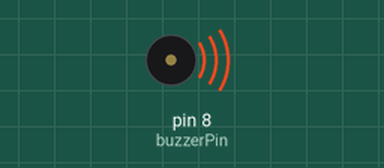
Bench run of a sketch on a simulated Arduino Uno, built with avr-gcc and run on an emulated ATmega328P. Parts: buzzer (waves = sounding).

Above: at 0.5 s.
At 7.5 s:
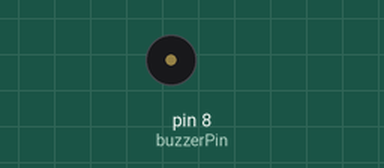
Timing chart, 0 to 10.4 s (numbered marks = the images above):
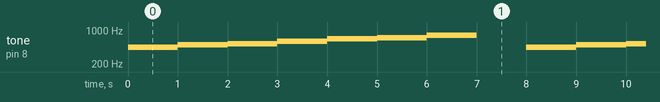

Measured:
- by itself, tone on pin 8 (buzzerPin): repeats every 8.0 s: 494 Hz 1.0 s, 523 Hz 1.0 s, 587 Hz 1.0 s, 659 Hz 1.0 s, 698 Hz 1.0 s, 784 Hz 1.0 s, silent 1.0 s, 440 Hz 1.0 s

The sketch:

ActiveBuzzer.ino
```cpp
// int buzzerPin = 8;
// int buttonPin = 7;

// void setup() {
//   pinMode(buzzerPin, OUTPUT);
//   pinMode(buttonPin, INPUT_PULLUP);
// }

// void loop() {
//   int buttonState = digitalRead(buttonPin);

//   if (buttonState == LOW) {
//     digitalWrite(buzzerPin, HIGH);
//   }

//   if (buttonState == HIGH) {
//     digitalWrite(buzzerPin, LOW);
//   }
// }

int buzzerPin = 8;

void setup() {
  pinMode(buzzerPin, OUTPUT);

  tone(buzzerPin, 1000, 2000);
}

void loop() {
  tone(buzzerPin, 440);  // A4
  delay(1000);

  tone(buzzerPin, 494);  // B4
  delay(1000);

  tone(buzzerPin, 523);  // C4
  delay(1000);

  tone(buzzerPin, 587);  // D4
  delay(1000);

  tone(buzzerPin, 659);  // E4
  delay(1000);

  tone(buzzerPin, 698);  // F4
  delay(1000);

  tone(buzzerPin, 784);  // G4
  delay(1000);

  noTone(buzzerPin);
  delay(1000);
}
```
